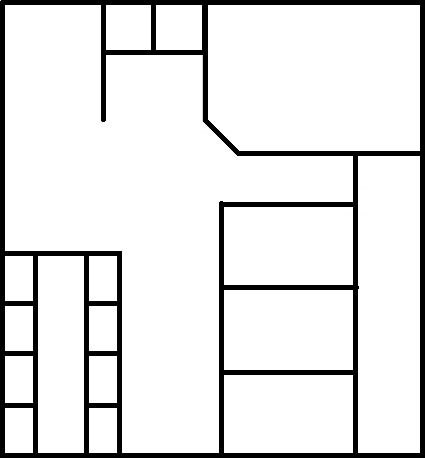
%> input picture Pf_Optimizacion_Codigos/Plano_1.jpeg, 425 x 458 px
$ octave Proyecto_Final_Optimizacion_Simulador.m   (GNU Octave 9; MATLAB toolbox functions it lacks are replaced by stand-ins)
%> lines starting %> are read from the running program, lines starting %| are printed output that depends on the picture
clc
clear all
close all

% Cargar una imagen del plano

img = imread('Plano_1.jpeg');
%> img is the input picture: size 458x425x3 uint8; min 0, max 255, mean 227.7
img = imresize(img,[270,250]); % Escala: 1m = 10px;  1px = 10cm
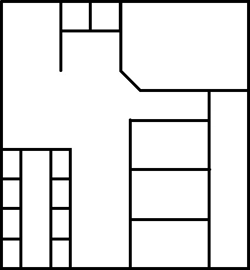
%> img: size 270x250x3 uint8; min 0, max 255, mean 227.8
figure
image(img)

Norm = rescale(img); % Normalizar los valores de cada pixel entre 0 y 1

%% Establecer un punto de acceso AP

% Coordenadas Ap

x1 = 131; % Eje x
y1 = 185; % Eje y
p1 = [x1,y1]; % Punto Ap

figure
image(Norm)
hold on
plot([p1(1),p1(1)],[p1(2),p1(2)],'o','Color','r','LineWidth',3)
%legend('Access Point ');

%% Coordenadas de prueba

% Par醡etros para el modelo de propagaci髇
Pt = 0; % Pt = Potencia transmitida [dBm]
Gt = 3; % Gt = Ganancia transmitica [dBi]
Gr = 3; % Gr = Ganancia recibida [dBi]
f = 2.4e9; % Frecuencia
c = 3e8; % Velocidad de la luz
n = 2; % Exponente de p閞didas, Espacio libre = 2, Rural = 2.5, Urbano = 4,6.
wp = 11.5; % Wp = factor de perdidas por muro [En cemento normal 8- 12 dB]

% Vectores y matrices de almacenamiento de variables
PR = zeros(270,250);% Matriz para almacenar las potencias en los pixeles analizados
VPR = []; % Vector de potencias recibidas
VX = []; % Vector de coordenadas x
VY = []; % Vector de coordenadas y
j = 0;

for yp = 175:3:268 % No se considera el borde del plano
   for xp = 101:3:264
        if Norm([yp],[xp]) > 0.95 % Condici髇 para no tener en cuenta los muros
            pp = [xp,yp]; % Coordenadas
            j = j+1;
            %pp = Norm([xp],[yp])
            hold on
            plot([pp(1),pp(1)],[pp(2),pp(2)],'o','Color','b','LineWidth',1)

            % Trayectoria
            %hold on
            %plot([p1(1),pp(1)],[p1(2),pp(2)],'Color','g','LineWidth',3)

            % Distancia de la trayectoria y pendiente
            d = norm(p1-pp); % Distancia en Pixeles
            dm = d/10; % Distancia en Metros
            m = (pp(2)-p1(2))/(pp(1)-p1(1)); % Pendiene de la recta

            % Ecuacion de la recta
            h=0; % Variable de identificacion horizontal
            v=0; % Variable de identificacion vertical
            % xi,xd limites izquierdo y derecho del eje x
            if abs(p1(1)-pp(1))>=30 || abs(pp(1)-p1(1))>=30 % Realizar de manera horizontal para distancia mayor a 30 pixeles
                if p1(1)< pp(1)
                    xi = p1(1);
                    xd = pp(1);
                end
                if p1(1)> pp(1)
                    xi = pp(1);
                    xd = p1(1);
                end
                x = [xi:1:xd]; % Variable x de la ecuacion de la recta
                y= m*(x - p1(1))+ p1(2); % Ecuacion de la recta horizontal
                %plot(x,y,'g','linewidth',3)
                h=1;

            else % Realizar de manera vertical para distancia menor a 30 pixeles
                m2 = (p1(2)-pp(2))/(p1(1)-pp(1)); % Pendiene de la recta vertical
                if pp(2)< p1(2)
                    yi = pp(2);
                    yd = p1(2);
                end
                if pp(2)> p1(2)
                    yi = p1(2);
                    yd = pp(2);
                end
                y2 = [yi:1:yd]; % Variable x de la ecuacion de la recta
                x2= ((y2 - p1(2))/m2)+ p1(1); % Ecuacion de la recta vertical
                %plot(x2,y2,'g','linewidth',3)
                v=1;
            end

            % Ciclo for para evaluar toda la recta

            if h==1 % Para evaluar de manera horizontal
                xin = round(xi);
                xdn = round(xd);

                wr = 0;
                for i = xin:1:xdn

                    y= round(m*(i - p1(1))+ p1(2));
                    fr = Norm([y],[i]); % Inspeccion del valor que tiene la coordenada [fila,columna]

                    if fr <= 0.1 && Norm([y-1],[i-1])>0.1
                        if fr <= 0.1
                            wr = wr+1;
                        end
                    end
                end
            end

            if v==1 % Para evaluar de manera vertical
                xin = round(yi);
                xdn = round(yd);

                wr = 0;
                for i = xin:1:xdn
                    x2= round(((y2 - p1(2))/m2)+ p1(1));
                    fr = Norm([i],[x2]); % Inspeccion del valor que tiene la coordenada [fila,columna]

                    if fr <= 0.1
                        if Norm([i-1],[x2-1])>0.1
                            if fr <= 0.1
                                wr = wr+1;
                            end
                        end
                    end
                end % End del ciclo for de analisis de muros vertical
            end

            % Potencia recibida [dB] - Formula de Friis - Tx - Rx
            Lfs = 10*n*log10(dm) + 20*log10(f) - 20*log10(c/(4*pi)); % Lp = Perdidas de propagraci髇 en el espacio libre
            Lobs = wr*wp; % Perdidas de obstaculos, Wr = N鷐ero de paredes
            Pr = Pt + Gt + Gr - Lfs - Lobs; % Potencia recibida teniendo en cuenta las paredes
            PR(yp,xp)= Pr; % Aqui se va almacenando las potencias de los pixeles analizazdos
            VPR(j) = Pr; % Vector de potencias recibidas
            VX(j) = yp; % Vectorde coordenadas y
            VY(j) = xp; % Vector de coordenadas x

        end % End de la condicion para que no tome los muros
    end % End del ciclo for de coordenadas
end
%> after the loop, Lfs = 63.82; Lobs = 46; Pr = -103.8; VPR = 1536 values, max -24.05 at index 155, min -103.8 at index 1536, mean -58.05; VX = 1536 values from 175 to 265; VY = 1536 values, max 263 at index 51, min 101 at index 1, mean 179; d = 154.4; dm = 15.44; fr = 1; h = 1; j = 1536; m = 0.606; m2 = 2.96; pp = [263 265]; v = 0; wr = 4; x = 133 values from 131 to 263; x2 = 81 values from 131 to 158; xd = 263; xdn = 263; xi = 131; xin = 131; y = 265

%% Mapas de Propagaci髇

%% Trayectoria
wd = 1;
figure
image(Norm)
hold on

for k = 1:1:length(VPR)
    if VPR(k) <= -100
        %plot([p1(1),VY(k)],[p1(2),VX(k)],'Color','b','LineWidth',3)
        ppm = [VY(k),VX(k)]; % Coordenadas
%> (the run ends here)
